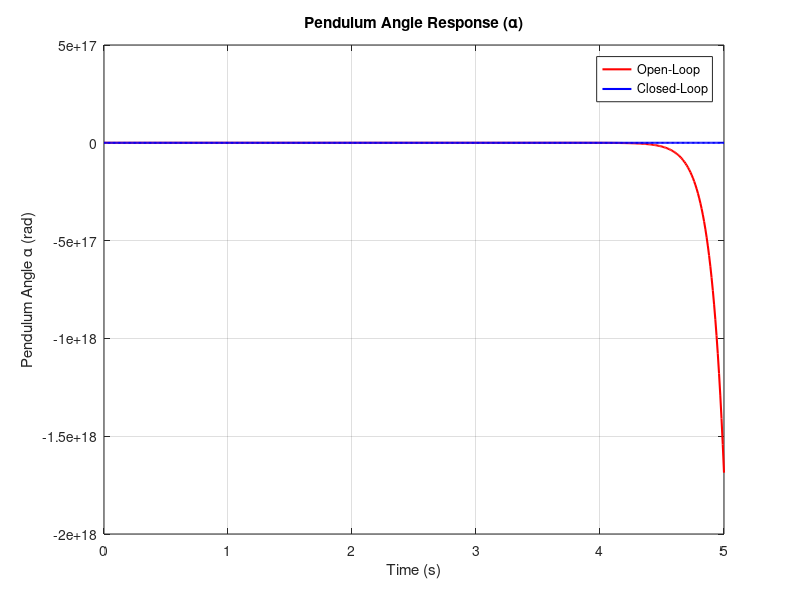

Write MATLAB code to recreate this figure.
% question 2b
clear all 
close all
clc

r = 0.222;
Jb = 0.005;
lp = 0.167;
mp = 0.126;
g = 9.81;
Ra = 2.6;
Kt = 7.68 * 10^(-3);
Kb = 7.68 * 10^(-3);
Kg = 70;

A1 = (-mp*r*g)/Jb;
A2 = (-Kt*Kg^2*Kb)/(Ra*Jb);
A3 = ((Jb+(mp*r^2))*g)/(lp*Jb);
A4 = (r*Kt*Kg^2*Kb)/(Ra*lp*Jb);

B1 = (Kt*Kg)/(Ra*Jb);
B2 = (-r*Kt*Kg)/(Ra*lp*Jb);

A = [0 0 1 0;
     0 0 0 1;
     0 A1 A2 0;
     0 A3 A4 0];
B = [0;0;B1;B2];
C = [0 1 0 0];
D = 0;
% Desired closed-loop poles
desired_poles = [-130, -2, -2.5 + 2j, -2.5 - 2j];
% Compute feedback gain K
K = place(A, B, desired_poles);
disp('gain k:');
disp(K);

% open loop
sys_open = ss(A, B, C, D);

% closed loop
A_cl = A - B * K;
sys_closed = ss(A_cl, B, C, D);


t = linspace(0, 5, 500);  
u = ones(size(t));
x0 = [pi/180; 4*pi/180; 0; 0];  

% Simulate open-loop response
[alpha_open, t_open, x_open] = lsim(sys_open, u, t, x0);

% Simulate closed-loop response
[alpha_closed, t_closed, x_closed] = lsim(sys_closed, u, t, x0);

% Plot results
figure;
plot(t_open, alpha_open, 'r-', 'LineWidth', 1.5); hold on;
plot(t_closed, alpha_closed, 'b-', 'LineWidth', 1.5);
xlabel('Time (s)');
ylabel('Pendulum Angle \alpha (rad)');
legend('Open-Loop', 'Closed-Loop');
title('Pendulum Angle Response (\alpha)');
grid on;